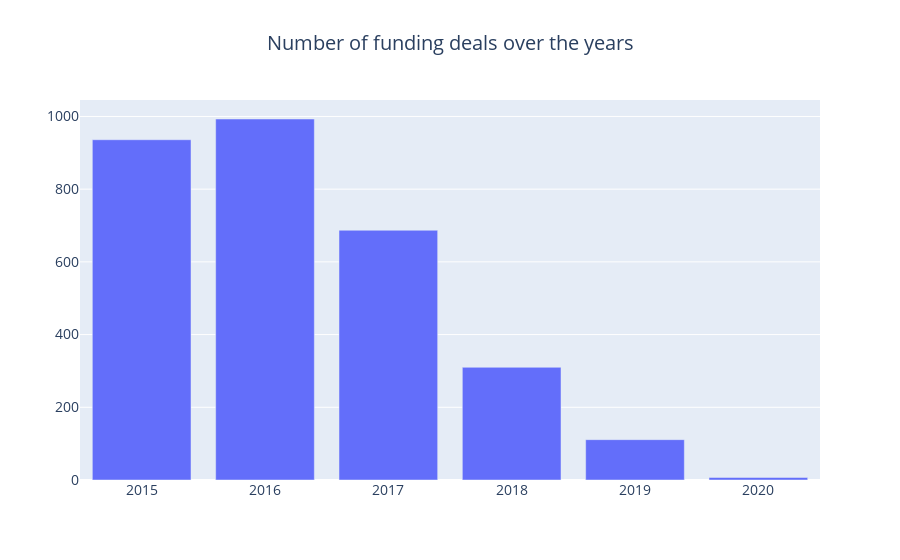

Notebook source saved alongside this figure:
### Code cell
# Set the bar graph
trace = go.Bar(
    x=num_funding_deals.index,
    y=num_funding_deals.values
)

# Set the layout
layout = go.Layout(
    title=go.layout.Title(text='Number of funding deals over the years', x=0.5),
    font=dict(size=14)
)

data = [trace]
fig = go.Figure(data=data, layout=layout)
fig.show()

### Figure 1 — Plotly figure (JSON) as saved in the notebook; plotly's stock layout.template omitted (floating-point values rounded to 4 significant figures)
{"data": [{"type": "bar", "x": [2020, 2019, 2018, 2017, 2016, 2015], "y": [7, 111, 310, 687, 993, 936]}], "layout": {"font": {"size": 14}, "title": {"text": "Number of funding deals over the years", "x": 0.5}}}
